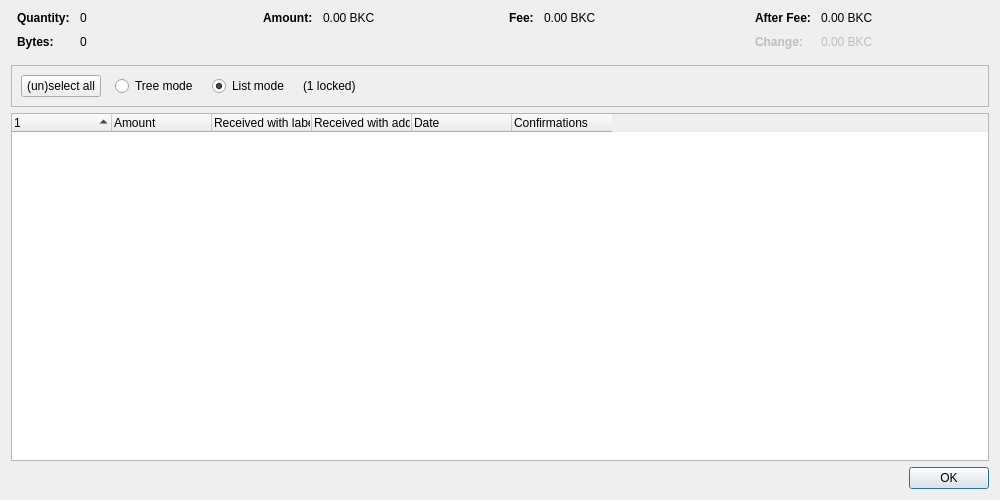
<?xml version="1.0" encoding="UTF-8"?>
<ui version="4.0">
 <class>CoinControlDialog</class>
 <widget class="QDialog" name="CoinControlDialog">
  <property name="geometry">
   <rect>
    <x>0</x>
    <y>0</y>
    <width>1000</width>
    <height>500</height>
   </rect>
  </property>
  <property name="windowTitle">
   <string>Coin Selection</string>
  </property>
  <layout class="QVBoxLayout" name="verticalLayout">
   <item>
    <layout class="QHBoxLayout" name="horizontalLayoutTop" stretch="0,0,0,0">
     <property name="topMargin">
      <number>0</number>
     </property>
     <property name="bottomMargin">
      <number>10</number>
     </property>
     <item>
      <layout class="QFormLayout" name="formLayoutCoinControl1">
       <property name="labelAlignment">
        <set>Qt::AlignLeft|Qt::AlignVCenter</set>
       </property>
       <property name="horizontalSpacing">
        <number>10</number>
       </property>
       <property name="verticalSpacing">
        <number>10</number>
       </property>
       <property name="leftMargin">
        <number>6</number>
       </property>
       <property name="rightMargin">
        <number>6</number>
       </property>
       <item row="0" column="0">
        <widget class="QLabel" name="labelCoinControlQuantityText">
         <property name="font">
          <font>
           <weight>75</weight>
           <bold>true</bold>
          </font>
         </property>
         <property name="text">
          <string>Quantity:</string>
         </property>
        </widget>
       </item>
       <item row="0" column="1">
        <widget class="QLabel" name="labelCoinControlQuantity">
         <property name="cursor">
          <cursorShape>IBeamCursor</cursorShape>
         </property>
         <property name="contextMenuPolicy">
          <enum>Qt::ActionsContextMenu</enum>
         </property>
         <property name="text">
          <string notr="true">0</string>
         </property>
         <property name="textInteractionFlags">
          <set>Qt::LinksAccessibleByMouse|Qt::TextSelectableByKeyboard|Qt::TextSelectableByMouse</set>
         </property>
        </widget>
       </item>
       <item row="1" column="0">
        <widget class="QLabel" name="labelCoinControlBytesText">
         <property name="font">
          <font>
           <weight>75</weight>
           <bold>true</bold>
          </font>
         </property>
         <property name="text">
          <string>Bytes:</string>
         </property>
        </widget>
       </item>
       <item row="1" column="1">
        <widget class="QLabel" name="labelCoinControlBytes">
         <property name="cursor">
          <cursorShape>IBeamCursor</cursorShape>
         </property>
         <property name="contextMenuPolicy">
          <enum>Qt::ActionsContextMenu</enum>
         </property>
         <property name="text">
          <string notr="true">0</string>
         </property>
         <property name="textInteractionFlags">
          <set>Qt::LinksAccessibleByMouse|Qt::TextSelectableByKeyboard|Qt::TextSelectableByMouse</set>
         </property>
        </widget>
       </item>
      </layout>
     </item>
     <item>
      <layout class="QFormLayout" name="formLayoutCoinControl2">
       <property name="horizontalSpacing">
        <number>10</number>
       </property>
       <property name="verticalSpacing">
        <number>10</number>
       </property>
       <property name="leftMargin">
        <number>6</number>
       </property>
       <property name="rightMargin">
        <number>6</number>
       </property>
       <item row="0" column="0">
        <widget class="QLabel" name="labelCoinControlAmountText">
         <property name="font">
          <font>
           <weight>75</weight>
           <bold>true</bold>
          </font>
         </property>
         <property name="text">
          <string>Amount:</string>
         </property>
        </widget>
       </item>
       <item row="0" column="1">
        <widget class="QLabel" name="labelCoinControlAmount">
         <property name="cursor">
          <cursorShape>IBeamCursor</cursorShape>
         </property>
         <property name="contextMenuPolicy">
          <enum>Qt::ActionsContextMenu</enum>
         </property>
         <property name="text">
          <string notr="true">0.00 BKC</string>
         </property>
         <property name="textInteractionFlags">
          <set>Qt::LinksAccessibleByMouse|Qt::TextSelectableByKeyboard|Qt::TextSelectableByMouse</set>
         </property>
        </widget>
       </item>
      </layout>
     </item>
     <item>
      <layout class="QFormLayout" name="formLayoutCoinControl3">
       <property name="horizontalSpacing">
        <number>10</number>
       </property>
       <property name="verticalSpacing">
        <number>10</number>
       </property>
       <property name="leftMargin">
        <number>6</number>
       </property>
       <property name="rightMargin">
        <number>6</number>
       </property>
       <item row="0" column="0">
        <widget class="QLabel" name="labelCoinControlFeeText">
         <property name="font">
          <font>
           <weight>75</weight>
           <bold>true</bold>
          </font>
         </property>
         <property name="text">
          <string>Fee:</string>
         </property>
        </widget>
       </item>
       <item row="0" column="1">
        <widget class="QLabel" name="labelCoinControlFee">
         <property name="cursor">
          <cursorShape>IBeamCursor</cursorShape>
         </property>
         <property name="contextMenuPolicy">
          <enum>Qt::ActionsContextMenu</enum>
         </property>
         <property name="text">
          <string notr="true">0.00 BKC</string>
         </property>
         <property name="textInteractionFlags">
          <set>Qt::LinksAccessibleByMouse|Qt::TextSelectableByKeyboard|Qt::TextSelectableByMouse</set>
         </property>
        </widget>
       </item>
      </layout>
     </item>
     <item>
      <layout class="QFormLayout" name="formLayoutCoinControl4">
       <property name="labelAlignment">
        <set>Qt::AlignLeft|Qt::AlignVCenter</set>
       </property>
       <property name="horizontalSpacing">
        <number>10</number>
       </property>
       <property name="verticalSpacing">
        <number>10</number>
       </property>
       <property name="leftMargin">
        <number>6</number>
       </property>
       <property name="rightMargin">
        <number>6</number>
       </property>
       <item row="0" column="0">
        <widget class="QLabel" name="labelCoinControlAfterFeeText">
         <property name="font">
          <font>
           <weight>75</weight>
           <bold>true</bold>
          </font>
         </property>
         <property name="text">
          <string>After Fee:</string>
         </property>
        </widget>
       </item>
       <item row="0" column="1">
        <widget class="QLabel" name="labelCoinControlAfterFee">
         <property name="cursor">
          <cursorShape>IBeamCursor</cursorShape>
         </property>
         <property name="contextMenuPolicy">
          <enum>Qt::ActionsContextMenu</enum>
         </property>
         <property name="text">
          <string notr="true">0.00 BKC</string>
         </property>
         <property name="textInteractionFlags">
          <set>Qt::LinksAccessibleByMouse|Qt::TextSelectableByKeyboard|Qt::TextSelectableByMouse</set>
         </property>
        </widget>
       </item>
       <item row="1" column="0">
        <widget class="QLabel" name="labelCoinControlChangeText">
         <property name="enabled">
          <bool>false</bool>
         </property>
         <property name="font">
          <font>
           <weight>75</weight>
           <bold>true</bold>
          </font>
         </property>
         <property name="text">
          <string>Change:</string>
         </property>
        </widget>
       </item>
       <item row="1" column="1">
        <widget class="QLabel" name="labelCoinControlChange">
         <property name="enabled">
          <bool>false</bool>
         </property>
         <property name="cursor">
          <cursorShape>IBeamCursor</cursorShape>
         </property>
         <property name="contextMenuPolicy">
          <enum>Qt::ActionsContextMenu</enum>
         </property>
         <property name="text">
          <string notr="true">0.00 BKC</string>
         </property>
         <property name="textInteractionFlags">
          <set>Qt::LinksAccessibleByMouse|Qt::TextSelectableByKeyboard|Qt::TextSelectableByMouse</set>
         </property>
        </widget>
       </item>
      </layout>
     </item>
    </layout>
   </item>
   <item>
    <widget class="QFrame" name="frame">
     <property name="minimumSize">
      <size>
       <width>0</width>
       <height>40</height>
      </size>
     </property>
     <property name="frameShape">
      <enum>QFrame::StyledPanel</enum>
     </property>
     <property name="frameShadow">
      <enum>QFrame::Sunken</enum>
     </property>
     <layout class="QHBoxLayout" name="horizontalLayout">
      <item>
       <layout class="QHBoxLayout" name="horizontalLayoutPanel" stretch="0,0,0,0,0">
        <property name="spacing">
         <number>14</number>
        </property>
        <item>
         <widget class="QPushButton" name="pushButtonSelectAll">
          <property name="sizePolicy">
           <sizepolicy hsizetype="Maximum" vsizetype="Fixed">
            <horstretch>0</horstretch>
            <verstretch>0</verstretch>
           </sizepolicy>
          </property>
          <property name="text">
           <string>(un)select all</string>
          </property>
          <property name="autoDefault">
           <bool>false</bool>
          </property>
         </widget>
        </item>
        <item>
         <widget class="QRadioButton" name="radioTreeMode">
          <property name="sizePolicy">
           <sizepolicy hsizetype="Maximum" vsizetype="Fixed">
            <horstretch>0</horstretch>
            <verstretch>0</verstretch>
           </sizepolicy>
          </property>
          <property name="text">
           <string>Tree mode</string>
          </property>
         </widget>
        </item>
        <item>
         <widget class="QRadioButton" name="radioListMode">
          <property name="sizePolicy">
           <sizepolicy hsizetype="Maximum" vsizetype="Fixed">
            <horstretch>0</horstretch>
            <verstretch>0</verstretch>
           </sizepolicy>
          </property>
          <property name="text">
           <string>List mode</string>
          </property>
          <property name="checked">
           <bool>true</bool>
          </property>
         </widget>
        </item>
        <item>
         <widget class="QLabel" name="labelLocked">
          <property name="text">
           <string notr="true">(1 locked)</string>
          </property>
         </widget>
        </item>
        <item>
         <spacer name="horizontalSpacer">
          <property name="orientation">
           <enum>Qt::Horizontal</enum>
          </property>
          <property name="sizeHint" stdset="0">
           <size>
            <width>40</width>
            <height>20</height>
           </size>
          </property>
         </spacer>
        </item>
       </layout>
      </item>
     </layout>
    </widget>
   </item>
   <item>
    <widget class="CoinControlTreeWidget" name="treeWidget">
     <property name="contextMenuPolicy">
      <enum>Qt::CustomContextMenu</enum>
     </property>
     <property name="sortingEnabled">
      <bool>false</bool>
     </property>
     <property name="columnCount">
      <number>6</number>
     </property>
     <attribute name="headerShowSortIndicator" stdset="0">
      <bool>true</bool>
     </attribute>
     <attribute name="headerStretchLastSection">
      <bool>false</bool>
     </attribute>
     <column>
      <property name="text">
       <string/>
      </property>
     </column>
     <column>
      <property name="text">
       <string>Amount</string>
      </property>
     </column>
     <column>
      <property name="text">
       <string>Received with label</string>
      </property>
     </column>
     <column>
      <property name="text">
       <string>Received with address</string>
      </property>
     </column>
     <column>
      <property name="text">
       <string>Date</string>
      </property>
     </column>
     <column>
      <property name="text">
       <string>Confirmations</string>
      </property>
      <property name="toolTip">
       <string>Confirmed</string>
      </property>
     </column>
     <column>
      <property name="text">
       <string/>
      </property>
     </column>
     <column>
      <property name="text">
       <string/>
      </property>
     </column>
     <column>
      <property name="text">
       <string/>
      </property>
     </column>
     <column>
      <property name="text">
       <string/>
      </property>
     </column>
    </widget>
   </item>
   <item>
    <widget class="QDialogButtonBox" name="buttonBox">
     <property name="orientation">
      <enum>Qt::Horizontal</enum>
     </property>
     <property name="standardButtons">
      <set>QDialogButtonBox::Ok</set>
     </property>
    </widget>
   </item>
  </layout>
 </widget>
 <customwidgets>
  <customwidget>
   <class>CoinControlTreeWidget</class>
   <extends>QTreeWidget</extends>
   <header>qt/coincontroltreewidget.h</header>
  </customwidget>
 </customwidgets>
 <resources/>
 <connections/>
</ui>
